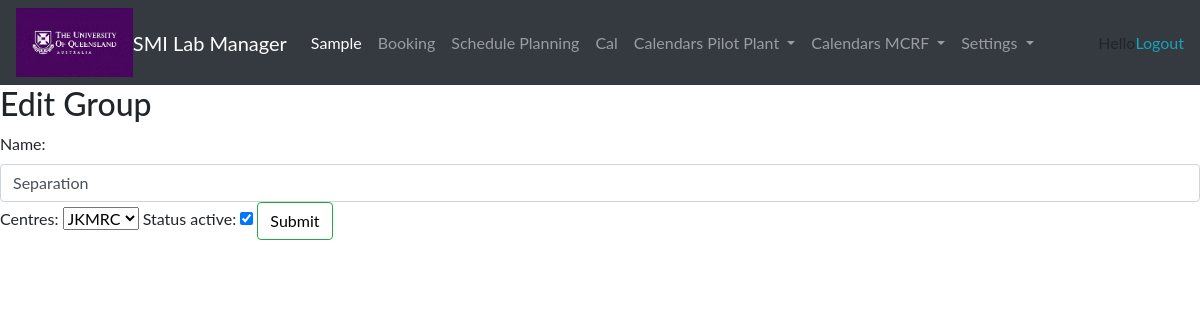
Page /edit_group/1 on the committed database.
### main/models.py (models this page shows, shortened)
class Group(models.Model):
    name = models.CharField(max_length=250)
    centres = models.ForeignKey(ResearchCentres, on_delete=models.SET_NULL, null=True)
    status_active = models.BooleanField(default=True)

class ResearchCentres(models.Model):
    name = models.CharField(max_length=250)
    def __str__(self):
        return self.name

### main/views.py (the view)
# urls.py: path('edit_group/<group_id>', views.edit_group, name='edit_group'),
def edit_group(request, group_id):
    groups = Group.objects.get(pk=group_id)
    form = AddGroupForm(request.POST or None, instance=groups)
    if form.is_valid():
        form.save()
        return redirect('main_app:group')
    context = {
        'form': form,
    }
    return render(request, 'main/edit_group.html', context)

### main/forms.py
class AddGroupForm(ModelForm):
    centres = forms.ModelChoiceField(queryset=ResearchCentres.objects.all())
    class Meta:
        model = Group
        fields = (
            'name',
            'centres',
            'status_active',
        )
        widgets = {
            'name': forms.TextInput(attrs={'class': 'form-control', 'placeholder': 'Required'}),
        }

### templates/main/edit_group.html (shortened to what this page needs)
{% extends 'base.html' %}
{% load static %}
{% block content %}
<h2>Edit Group</h2>
<div class="form_add">
      <form action="" method="POST">
        {{ form }}
        <input id="form_submit" type="submit" value="Submit" class="btn btn-success">
    </form>
</div>
<br/>
{% endblock %}

### static/main/main.css (style rules this page uses)
body { font-family: "ptsans", "Lato", "Helvetica Neue", Helvetica, Arial, sans-serif; }
.btn { outline: none; color: black; background-color: transparent; box-shadow: 0 0 0 0; margin-right: 3px; }

### rows in the picture
Group: name "Separation", centres "JKMRC", status_active "☑"
